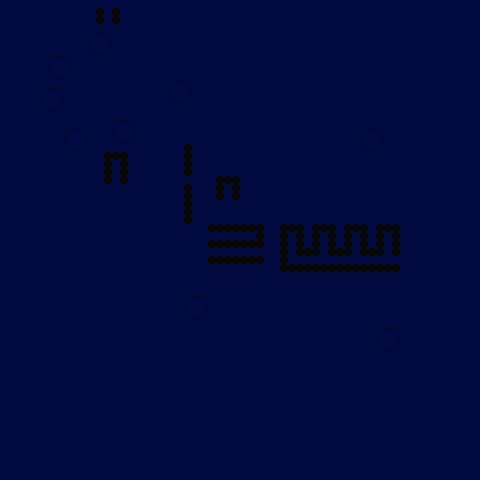

Tiled map render using the project's own tile images. Description and the map definition, with tile-layer contents summarised, below:
An orthogonal 60x60 tile map with 8x8 px tiles, 3 tile layers (Ground, Objects, Objects2) and 56 objects (2x 1, 2x 2).

<map version="1.10" tiledversion="1.10.1" orientation="orthogonal" renderorder="right-down" width="60" height="60" tilewidth="8" tileheight="8" infinite="0" nextlayerid="11" nextobjectid="69">
 <editorsettings>
  <export target="mapTest.lua" format="lua" />
 </editorsettings>
 <tileset firstgid="1" name="tiles" tilewidth="8" tileheight="8" spacing="1" tilecount="68" columns="17">
  <image source="../images/tiles.png" width="152" height="35" />
 </tileset>
 <layer id="1" name="Ground" width="60" height="60">
  <data>[3600 cells, 3600 non-empty, 11 distinct tile ids]</data>
 </layer>
 <layer id="2" name="Objects" width="60" height="60">
  <data>[3600 cells, 0 non-empty, 0 distinct tile ids]</data>
 </layer>
 <layer id="3" name="Objects2" width="60" height="60">
  <data>[3600 cells, 0 non-empty, 0 distinct tile ids]</data>
 </layer>
 <objectgroup id="4" name="Walls">
  <object id="3" x="176" y="88" width="8" height="8" />
  <object id="4" x="368" y="136" width="8" height="8" />
  <object id="5" x="384" y="336" width="8" height="8" />
  <object id="6" x="192" y="304" width="8" height="8" />
  <object id="7" x="72" y="136" width="8" height="8" />
  <object id="9" x="0" y="0" width="8" height="480" />
  <object id="10" x="0" y="472" width="480" height="8" />
  <object id="11" x="472" y="0" width="8" height="480" />
  <object id="12" x="0" y="0" width="480" height="8" />
  <object id="14" x="56" y="64" width="8" height="8" />
  <object id="15" x="48" y="96" width="8" height="8" />
  <object id="16" x="96" y="40" width="8" height="8" />
  <object id="17" x="120" y="128" width="8" height="8" />
  <object id="21" x="184" y="144" width="8" height="32" />
  <object id="22" x="184" y="184" width="8" height="40" />
  <object id="23" x="208" y="224" width="48" height="8" />
  <object id="24" x="216" y="176" width="8" height="24" />
  <object id="25" x="224" y="176" width="8" height="8" />
  <object id="26" x="232" y="176" width="8" height="24" />
  <object id="27" x="256" y="224" width="8" height="24" />
  <object id="28" x="208" y="240" width="48" height="8" />
  <object id="29" x="208" y="256" width="56" height="8" />
  <object id="36" x="96" y="8" width="8" height="16" />
  <object id="37" x="112" y="8" width="8" height="16" />
  <object id="43" x="120" y="152" width="8" height="32" />
  <object id="44" x="104" y="152" width="8" height="32" />
  <object id="45" x="112" y="152" width="8" height="8" />
  <object id="48" x="344" y="264" width="16" height="8" />
  <object id="49" x="280" y="264" width="80" height="8" />
  <object id="50" x="280" y="224" width="8" height="40" />
  <object id="51" x="288" y="224" width="16" height="8" />
  <object id="52" x="296" y="232" width="8" height="24" />
  <object id="53" x="304" y="248" width="16" height="8" />
  <object id="54" x="312" y="224" width="8" height="32" />
  <object id="55" x="320" y="224" width="16" height="8" />
  <object id="56" x="328" y="232" width="8" height="24" />
  <object id="57" x="336" y="248" width="16" height="8" />
  <object id="58" x="344" y="224" width="8" height="24" />
  <object id="59" x="352" y="224" width="16" height="8" />
  <object id="60" x="360" y="232" width="8" height="24" />
  <object id="61" x="360" y="264" width="32" height="8" />
  <object id="62" x="368" y="248" width="16" height="8" />
  <object id="63" x="376" y="224" width="8" height="24" />
  <object id="66" x="384" y="224" width="16" height="8" />
  <object id="67" x="392" y="232" width="8" height="24" />
  <object id="68" x="392" y="264" width="8" height="8" />
 </objectgroup>
 <objectgroup id="8" name="Doors">
  <object id="35" name="1" x="104" y="16" width="8" height="8" />
  <object id="41" name="2" x="112" y="176" width="8" height="8" />
 </objectgroup>
 <objectgroup id="6" name="Levers">
  <object id="31" name="1" x="64" y="32" width="8" height="8" />
  <object id="40" name="2" x="64" y="216" width="8" height="8" />
 </objectgroup>
 <objectgroup id="5" name="Bats">
  <object id="13" x="88" y="88" width="8" height="8" />
  <object id="18" x="224" y="184" width="8" height="8" />
  <object id="30" x="96" y="80" width="8" height="8" />
  <object id="46" x="56" y="208" width="8" height="8" />
 </objectgroup>
 <objectgroup id="9" name="Sorcerers">
  <object id="38" x="16" y="104" width="8" height="8" />
 </objectgroup>
 <objectgroup id="10" name="Warriors">
  <object id="39" x="88" y="24" width="8" height="8" />
 </objectgroup>
</map>
